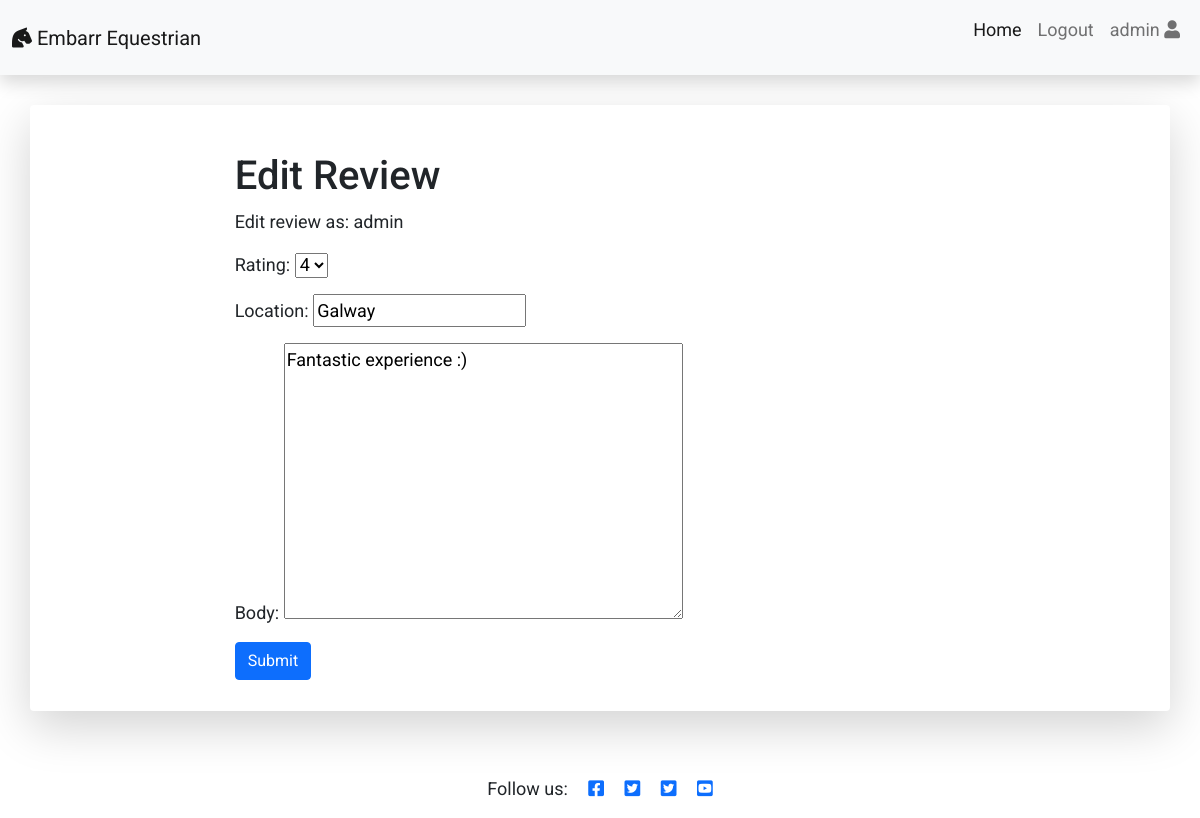
Screenshot of /edit_review/8 (signed in) with the database file from the repository.
### Reviews/models.py (models this page shows, shortened)
class Review(models.Model):
    RATING_CHOICES = (
        (1, '1'),
        (2, '2'),
        (3, '3'),
        (4, '4'),
        (5, '5'),
    )
    post = models.ForeignKey(Post, on_delete=models.CASCADE,
                             related_name='reviews')
    name = models.CharField(max_length=80)
    location = models.CharField(max_length=80, default='e.g Dublin')
    email = models.EmailField()
    body = models.TextField()
    rating = models.IntegerField(choices=RATING_CHOICES, default='5 stars')
    created_on = models.DateTimeField(auto_now_add=True)
    approved = models.BooleanField(default=False)
    active = models.BooleanField(default=False)
    class Meta:
        ordering = ['created_on']

### Reviews/views.py (the view)
# urls.py: path('edit_review/<int:pk>', views.EditReview.as_view(),
class EditReview(LoginRequiredMixin, SuccessMessageMixin, UpdateView):
    model = Review
    template_name = 'edit_review.html'
    form_class = ReviewForm
    success_message = 'Your Review was updated'

### Reviews/forms.py
class ReviewForm(forms.ModelForm):
    class Meta:
        model = Review
        fields = ('rating', 'location', 'body')

### templates/edit_review.html
{% extends 'base.html' %} {% load static %} {% block content %}
<div class="container shadow-lg p-3 mb-5 bg-body rounded">
  <div class="row">
    <div class="col-md-8 mt-3 offset-md-2">
      <h1 class="title">Edit Review</h1>
      <p>Edit review as: {{ user.username | slice:":10" }}</p>
      <form method="post" enctype="multipart/form-data"> {% csrf_token %} {{ form.as_p }}
        <button class="btn btn-primary  btn-md" type="submit" value="Save">Submit</button>
      </form>
    </div>
  </div>
</div> {% endblock content %}

### templates/base.html (shortened to what this page needs)
{% load static %}
<!DOCTYPE html>
<html>
  <head>
    <link rel="stylesheet" href="https://cdnjs.cloudflare.com/ajax/libs/font-awesome/5.15.3/css/all.min.css">
    <link href="https://cdn.jsdelivr.net/npm/bootstrap@5.0.1/dist/css/bootstrap.min.css" rel="stylesheet">
    <link rel="stylesheet" href="{% static 'css/style.css' %}">
  </head>
  <body>
    <nav class="navbar navbar-expand-lg navbar-light bg-light shadow">
      <div class="container-fluid">
        <a class="navbar-brand" href="{% url 'home' %}">
          <i class="fas fa-horse-head"></i> Embarr Equestrian </a>
        <div class="collapse navbar-collapse justify-content-end" id="navbarResponsive">
          <ul class="navbar-nav">
            <li class="nav-item text-black">
              <a class="nav-link active text-black font-weight-bold" href="{% url 'home' %}">Home</a>
            </li> {% if user.is_authenticated %} <li class="nav-item text-black">
              <a class="nav-link text-black font-weight-bold" href="{% url 'account_logout' %}">Logout</a>
            </li>
            <li class="nav-item text-black">
              <a class="nav-link text-black font-weight-bold" href="{% url 'profile' %}">
                <p>{{ user.username | slice:":10" }}
                  <i class="fa fa-user" aria-hidden="true"></i>
                </p>
              </a>
            </li> {% endif %}
          </ul>
        </div>
      </div>
    </nav>
     {% block content %}{% endblock content %}
    <footer class="footer mt-auto py-3 dark-bg">
      <p class="m-0 text-center text-grey">Follow us:
        <a href="https://www.facebook.com/" target="_blank" rel="noopener" aria-label="Go to the facebook Embarr Equestrian page"><i class="fab fa-facebook-square ms-3" ></i></a>
        <a href="https://www.twitter.com/" target="_blank" rel="noopener" aria-label="Go to the Twitter Embarr Equestrian page"><i class="fab fa-twitter-square ms-3"></i></a>
        <a href="https://www.instagram.com/" target="_blank" rel="noopener" aria-label="Go to the instagram Embarr Equestrian Page"><i class="fab fa-twitter-square ms-3"></i></a>
        <a href="https://www.youtube.com/" target="_blank" rel="noopener" aria-label="Go to the youtube Embarr Equestrian Page"><i class="fab fa-youtube-square ms-3"></i></a>
      </p>
    </footer>
  </body>
</html>

### static/css/style.css (style rules this page uses)
body { font-family: "Roboto", sans-serif; font-size: 18px; background-color:#fff; }
.row { margin-top: 15px; margin-bottom: 15px; }
.shadow { box-shadow: 0 4px 2px -2px rgba(0, 0, 0, 0.1); }

### rows the page displays
Review: rating "4", location "Galway", body "Fantastic experience :)"

### other values shown
{{ user.username | slice:":10" }} "admin"
